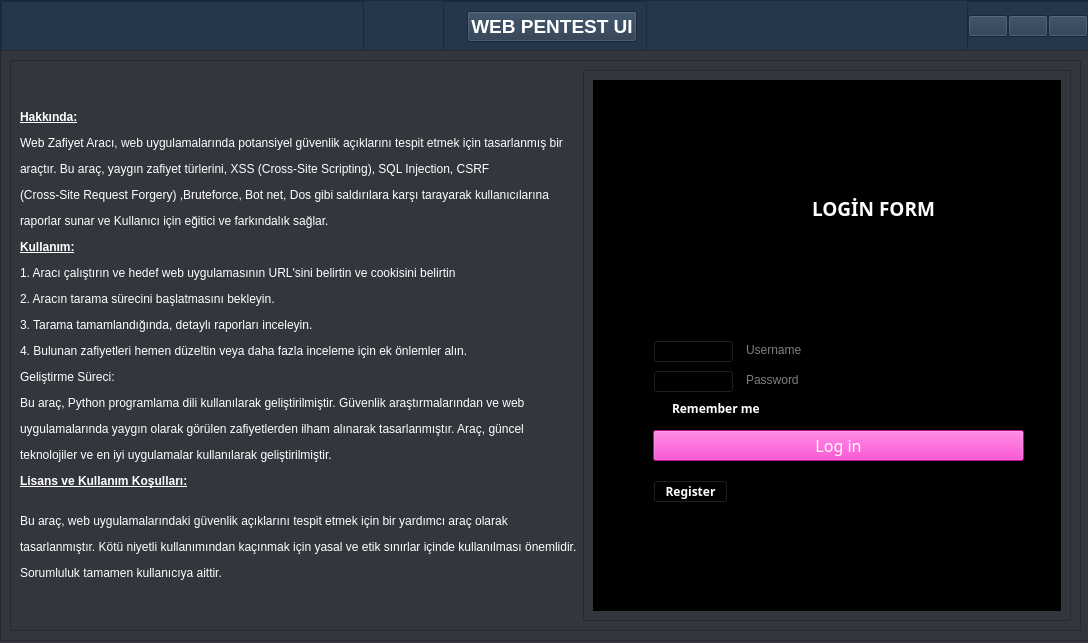
<?xml version="1.0" encoding="UTF-8"?>
<ui version="4.0">
 <class>Form</class>
 <widget class="QWidget" name="Form">
  <property name="geometry">
   <rect>
    <x>0</x>
    <y>0</y>
    <width>1088</width>
    <height>643</height>
   </rect>
  </property>
  <property name="contextMenuPolicy">
   <enum>Qt::NoContextMenu</enum>
  </property>
  <property name="windowTitle">
   <string>Form</string>
  </property>
  <property name="styleSheet">
   <string notr="true">color: rgb(255, 255, 255);
background-color: rgb(51, 54, 61);
</string>
  </property>
  <widget class="QFrame" name="header_frame">
   <property name="geometry">
    <rect>
     <x>0</x>
     <y>0</y>
     <width>1090</width>
     <height>53</height>
    </rect>
   </property>
   <property name="sizePolicy">
    <sizepolicy hsizetype="Fixed" vsizetype="Fixed">
     <horstretch>0</horstretch>
     <verstretch>0</verstretch>
    </sizepolicy>
   </property>
   <property name="styleSheet">
    <string notr="true">background-color: rgb(37, 55, 75);</string>
   </property>
   <property name="frameShape">
    <enum>QFrame::StyledPanel</enum>
   </property>
   <property name="frameShadow">
    <enum>QFrame::Raised</enum>
   </property>
   <layout class="QHBoxLayout" name="horizontalLayout">
    <property name="spacing">
     <number>0</number>
    </property>
    <property name="leftMargin">
     <number>0</number>
    </property>
    <property name="topMargin">
     <number>0</number>
    </property>
    <property name="rightMargin">
     <number>0</number>
    </property>
    <property name="bottomMargin">
     <number>0</number>
    </property>
    <item>
     <widget class="QFrame" name="header_menu_icon_frame">
      <property name="frameShape">
       <enum>QFrame::StyledPanel</enum>
      </property>
      <property name="frameShadow">
       <enum>QFrame::Raised</enum>
      </property>
      <layout class="QHBoxLayout" name="horizontalLayout_4">
       <property name="spacing">
        <number>0</number>
       </property>
       <property name="leftMargin">
        <number>0</number>
       </property>
       <property name="topMargin">
        <number>0</number>
       </property>
       <property name="rightMargin">
        <number>0</number>
       </property>
       <property name="bottomMargin">
        <number>0</number>
       </property>
      </layout>
     </widget>
    </item>
    <item alignment="Qt::AlignHCenter">
     <widget class="QFrame" name="header_head_frame">
      <property name="frameShape">
       <enum>QFrame::StyledPanel</enum>
      </property>
      <property name="frameShadow">
       <enum>QFrame::Raised</enum>
      </property>
      <layout class="QHBoxLayout" name="horizontalLayout_3">
       <item alignment="Qt::AlignRight">
        <widget class="QLabel" name="headIcon_label">
         <property name="font">
          <font>
           <pointsize>10</pointsize>
          </font>
         </property>
         <property name="text">
          <string/>
         </property>
         <property name="pixmap">
          <pixmap resource="feathers.qrc">:/feather/feather/codepen.svg</pixmap>
         </property>
        </widget>
       </item>
       <item>
        <widget class="QPushButton" name="head_pushButton">
         <property name="font">
          <font>
           <pointsize>14</pointsize>
           <weight>75</weight>
           <bold>true</bold>
          </font>
         </property>
         <property name="text">
          <string>WEB PENTEST UI</string>
         </property>
        </widget>
       </item>
      </layout>
     </widget>
    </item>
    <item alignment="Qt::AlignRight">
     <widget class="QFrame" name="header_window_frame">
      <property name="frameShape">
       <enum>QFrame::StyledPanel</enum>
      </property>
      <property name="frameShadow">
       <enum>QFrame::Raised</enum>
      </property>
      <layout class="QHBoxLayout" name="horizontalLayout_2">
       <property name="spacing">
        <number>0</number>
       </property>
       <property name="leftMargin">
        <number>0</number>
       </property>
       <property name="topMargin">
        <number>0</number>
       </property>
       <property name="rightMargin">
        <number>0</number>
       </property>
       <property name="bottomMargin">
        <number>0</number>
       </property>
       <item>
        <widget class="QPushButton" name="min_pushButton">
         <property name="text">
          <string/>
         </property>
         <property name="icon">
          <iconset resource="feathers.qrc">
           <normaloff>:/feather/feather/minimize.svg</normaloff>:/feather/feather/minimize.svg</iconset>
         </property>
        </widget>
       </item>
       <item>
        <widget class="QPushButton" name="max_pushButton">
         <property name="text">
          <string/>
         </property>
         <property name="icon">
          <iconset resource="feathers.qrc">
           <normaloff>:/feather/feather/maximize.svg</normaloff>:/feather/feather/maximize.svg</iconset>
         </property>
        </widget>
       </item>
       <item>
        <widget class="QPushButton" name="cancel_pushButton">
         <property name="text">
          <string/>
         </property>
         <property name="icon">
          <iconset resource="feathers.qrc">
           <normaloff>:/feather/feather/x.svg</normaloff>:/feather/feather/x.svg</iconset>
         </property>
        </widget>
       </item>
      </layout>
     </widget>
    </item>
   </layout>
  </widget>
  <widget class="QFrame" name="Center_frame">
   <property name="geometry">
    <rect>
     <x>0</x>
     <y>50</y>
     <width>1091</width>
     <height>591</height>
    </rect>
   </property>
   <property name="frameShape">
    <enum>QFrame::StyledPanel</enum>
   </property>
   <property name="frameShadow">
    <enum>QFrame::Raised</enum>
   </property>
   <layout class="QHBoxLayout" name="horizontalLayout_5">
    <item>
     <widget class="QFrame" name="Hakknda_Frame">
      <property name="frameShape">
       <enum>QFrame::StyledPanel</enum>
      </property>
      <property name="frameShadow">
       <enum>QFrame::Raised</enum>
      </property>
      <layout class="QHBoxLayout" name="horizontalLayout_6">
       <item>
        <widget class="QLabel" name="label">
         <property name="text">
          <string>&lt;html&gt;&lt;head/&gt;&lt;body&gt;&lt;p&gt;&lt;span style=&quot; font-weight:600; text-decoration: underline;&quot;&gt;Hakkında:&lt;/span&gt;&lt;/p&gt;&lt;p&gt;Web Zafiyet Aracı, web uygulamalarında potansiyel güvenlik açıklarını tespit etmek için tasarlanmış bir&lt;/p&gt;&lt;p&gt;araçtır. Bu araç, yaygın zafiyet türlerini, XSS (Cross-Site Scripting), SQL Injection, CSRF &lt;/p&gt;&lt;p&gt;(Cross-Site Request Forgery) ,Bruteforce, Bot net, Dos gibi saldırılara karşı tarayarak kullanıcılarına &lt;/p&gt;&lt;p&gt;raporlar sunar ve Kullanıcı için eğitici ve farkındalık sağlar.&lt;/p&gt;&lt;p&gt;&lt;span style=&quot; font-weight:600; text-decoration: underline;&quot;&gt;Kullanım:&lt;/span&gt;&lt;/p&gt;&lt;p&gt;1. Aracı çalıştırın ve hedef web uygulamasının URL'sini belirtin ve cookisini belirtin&lt;/p&gt;&lt;p&gt;2. Aracın tarama sürecini başlatmasını bekleyin.&lt;/p&gt;&lt;p&gt;3. Tarama tamamlandığında, detaylı raporları inceleyin.&lt;/p&gt;&lt;p&gt;4. Bulunan zafiyetleri hemen düzeltin veya daha fazla inceleme için ek önlemler alın.&lt;/p&gt;&lt;p&gt;Geliştirme Süreci:&lt;/p&gt;&lt;p&gt;Bu araç, Python programlama dili kullanılarak geliştirilmiştir. Güvenlik araştırmalarından ve web&lt;/p&gt;&lt;p&gt;uygulamalarında yaygın olarak görülen zafiyetlerden ilham alınarak tasarlanmıştır. Araç, güncel&lt;/p&gt;&lt;p&gt;teknolojiler ve en iyi uygulamalar kullanılarak geliştirilmiştir.&lt;/p&gt;&lt;p&gt;&lt;span style=&quot; font-weight:600; text-decoration: underline;&quot;&gt;Lisans ve Kullanım Koşulları:&lt;/span&gt;&lt;/p&gt;&lt;p&gt;&lt;br/&gt;Bu araç, web uygulamalarındaki güvenlik açıklarını tespit etmek için bir yardımcı araç olarak&lt;/p&gt;&lt;p&gt;tasarlanmıştır. Kötü niyetli kullanımından kaçınmak için yasal ve etik sınırlar içinde kullanılması önemlidir.&lt;/p&gt;&lt;p&gt;Sorumluluk tamamen kullanıcıya aittir.&lt;/p&gt;&lt;/body&gt;&lt;/html&gt;</string>
         </property>
         <property name="textFormat">
          <enum>Qt::RichText</enum>
         </property>
        </widget>
       </item>
       <item>
        <widget class="QFrame" name="frame">
         <property name="frameShape">
          <enum>QFrame::StyledPanel</enum>
         </property>
         <property name="frameShadow">
          <enum>QFrame::Raised</enum>
         </property>
         <layout class="QHBoxLayout" name="horizontalLayout_7">
          <item>
           <widget class="QStackedWidget" name="stackedWidget">
            <property name="styleSheet">
             <string notr="true">background-color: rgb(0, 0, 0);</string>
            </property>
            <property name="currentIndex">
             <number>0</number>
            </property>
            <widget class="QWidget" name="login_page">
             <widget class="QFrame" name="frame_2">
              <property name="geometry">
               <rect>
                <x>10</x>
                <y>10</y>
                <width>541</width>
                <height>238</height>
               </rect>
              </property>
              <property name="styleSheet">
               <string notr="true">background-color: rgb(0, 0, 0);
border-radius: 30%;</string>
              </property>
              <property name="frameShape">
               <enum>QFrame::StyledPanel</enum>
              </property>
              <property name="frameShadow">
               <enum>QFrame::Raised</enum>
              </property>
              <layout class="QHBoxLayout" name="horizontalLayout_8">
               <item>
                <widget class="QPushButton" name="pushButton">
                 <property name="font">
                  <font>
                   <family>Arial Black</family>
                   <pointsize>14</pointsize>
                   <weight>75</weight>
                   <bold>true</bold>
                  </font>
                 </property>
                 <property name="styleSheet">
                  <string notr="true">color:&quot;white&quot;;
</string>
                 </property>
                 <property name="text">
                  <string>LOGİN FORM</string>
                 </property>
                 <property name="icon">
                  <iconset resource="feathers.qrc">
                   <normaloff>:/feather/feather/unlock.svg</normaloff>:/feather/feather/unlock.svg</iconset>
                 </property>
                 <property name="iconSize">
                  <size>
                   <width>40</width>
                   <height>40</height>
                  </size>
                 </property>
                </widget>
               </item>
              </layout>
             </widget>
             <widget class="QPushButton" name="pushButton_2">
              <property name="geometry">
               <rect>
                <x>60</x>
                <y>260</y>
                <width>81</width>
                <height>23</height>
               </rect>
              </property>
              <property name="styleSheet">
               <string notr="true">
</string>
              </property>
              <property name="text">
               <string/>
              </property>
              <property name="icon">
               <iconset resource="feathers.qrc">
                <normaloff>:/feather/feather/user-check.svg</normaloff>:/feather/feather/user-check.svg</iconset>
              </property>
             </widget>
             <widget class="QLineEdit" name="txt_user">
              <property name="geometry">
               <rect>
                <x>150</x>
                <y>260</y>
                <width>261</width>
                <height>20</height>
               </rect>
              </property>
              <property name="placeholderText">
               <string>Username</string>
              </property>
             </widget>
             <widget class="QPushButton" name="pushButton_3">
              <property name="geometry">
               <rect>
                <x>60</x>
                <y>290</y>
                <width>81</width>
                <height>23</height>
               </rect>
              </property>
              <property name="text">
               <string/>
              </property>
              <property name="icon">
               <iconset resource="feathers.qrc">
                <normaloff>:/feather/feather/key.svg</normaloff>:/feather/feather/key.svg</iconset>
              </property>
             </widget>
             <widget class="QLineEdit" name="txt_passwd">
              <property name="geometry">
               <rect>
                <x>150</x>
                <y>290</y>
                <width>261</width>
                <height>20</height>
               </rect>
              </property>
              <property name="echoMode">
               <enum>QLineEdit::Password</enum>
              </property>
              <property name="placeholderText">
               <string notr="true">Password</string>
              </property>
             </widget>
             <widget class="QCheckBox" name="checkBox">
              <property name="geometry">
               <rect>
                <x>60</x>
                <y>320</y>
                <width>111</width>
                <height>17</height>
               </rect>
              </property>
              <property name="font">
               <font>
                <family>Arial Black</family>
                <weight>75</weight>
                <bold>true</bold>
               </font>
              </property>
              <property name="styleSheet">
               <string notr="true">color:rgb(255, 255, 255)</string>
              </property>
              <property name="text">
               <string>Remember me</string>
              </property>
             </widget>
             <widget class="QPushButton" name="btn_login">
              <property name="geometry">
               <rect>
                <x>60</x>
                <y>350</y>
                <width>371</width>
                <height>31</height>
               </rect>
              </property>
              <property name="font">
               <font>
                <family>Arial Black</family>
                <pointsize>12</pointsize>
                <weight>10</weight>
                <italic>false</italic>
                <bold>false</bold>
               </font>
              </property>
              <property name="styleSheet">
               <string notr="true">background-color: rgb(255, 16, 199);
font: 87 12pt &quot;Arial Black&quot;;</string>
              </property>
              <property name="text">
               <string>Log in</string>
              </property>
             </widget>
             <widget class="QPushButton" name="btn_register">
              <property name="geometry">
               <rect>
                <x>60</x>
                <y>400</y>
                <width>75</width>
                <height>23</height>
               </rect>
              </property>
              <property name="font">
               <font>
                <family>Arial Black</family>
                <weight>75</weight>
                <bold>true</bold>
               </font>
              </property>
              <property name="styleSheet">
               <string notr="true">
color: rgb(255, 255, 255);</string>
              </property>
              <property name="text">
               <string>Register</string>
              </property>
             </widget>
            </widget>
            <widget class="QWidget" name="register_page">
             <widget class="QLabel" name="label_2">
              <property name="geometry">
               <rect>
                <x>180</x>
                <y>20</y>
                <width>166</width>
                <height>16</height>
               </rect>
              </property>
              <property name="text">
               <string>&lt;html&gt;&lt;head/&gt;&lt;body&gt;&lt;p&gt;&lt;span style=&quot; font-size:10pt; font-weight:600;&quot;&gt;Get Started Register Free Account&lt;/span&gt;&lt;/p&gt;&lt;/body&gt;&lt;/html&gt;</string>
              </property>
             </widget>
             <widget class="QPushButton" name="pushButton_4">
              <property name="geometry">
               <rect>
                <x>30</x>
                <y>90</y>
                <width>111</width>
                <height>23</height>
               </rect>
              </property>
              <property name="text">
               <string>UserName</string>
              </property>
              <property name="icon">
               <iconset resource="feathers.qrc">
                <normaloff>:/feather/feather/user-plus.svg</normaloff>:/feather/feather/user-plus.svg</iconset>
              </property>
             </widget>
             <widget class="QLineEdit" name="lineEdit">
              <property name="geometry">
               <rect>
                <x>220</x>
                <y>80</y>
                <width>201</width>
                <height>31</height>
               </rect>
              </property>
              <property name="text">
               <string/>
              </property>
              <property name="placeholderText">
               <string>User Name Type Here</string>
              </property>
             </widget>
             <widget class="QPushButton" name="pushButton_5">
              <property name="geometry">
               <rect>
                <x>30</x>
                <y>150</y>
                <width>111</width>
                <height>23</height>
               </rect>
              </property>
              <property name="text">
               <string>Password</string>
              </property>
              <property name="icon">
               <iconset resource="feathers.qrc">
                <normaloff>:/feather/feather/key.svg</normaloff>:/feather/feather/key.svg</iconset>
              </property>
             </widget>
             <widget class="QPushButton" name="pushButton_6">
              <property name="geometry">
               <rect>
                <x>30</x>
                <y>210</y>
                <width>151</width>
                <height>23</height>
               </rect>
              </property>
              <property name="text">
               <string>Password Confirm</string>
              </property>
              <property name="icon">
               <iconset resource="feathers.qrc">
                <normaloff>:/feather/feather/key.svg</normaloff>:/feather/feather/key.svg</iconset>
              </property>
             </widget>
             <widget class="QLineEdit" name="lineEdit_2">
              <property name="geometry">
               <rect>
                <x>220</x>
                <y>140</y>
                <width>201</width>
                <height>31</height>
               </rect>
              </property>
              <property name="echoMode">
               <enum>QLineEdit::Password</enum>
              </property>
              <property name="placeholderText">
               <string>Password</string>
              </property>
             </widget>
             <widget class="QLineEdit" name="lineEdit_3">
              <property name="geometry">
               <rect>
                <x>220</x>
                <y>210</y>
                <width>201</width>
                <height>31</height>
               </rect>
              </property>
              <property name="echoMode">
               <enum>QLineEdit::Password</enum>
              </property>
              <property name="placeholderText">
               <string>Confirm Password</string>
              </property>
             </widget>
             <widget class="QPushButton" name="pushButton_7">
              <property name="geometry">
               <rect>
                <x>210</x>
                <y>270</y>
                <width>201</width>
                <height>23</height>
               </rect>
              </property>
              <property name="styleSheet">
               <string notr="true">color:rgb(255, 0, 0);background-color: rgb(0, 0, 0);</string>
              </property>
              <property name="text">
               <string>Create Account</string>
              </property>
             </widget>
             <widget class="QPushButton" name="pushButton_8">
              <property name="geometry">
               <rect>
                <x>0</x>
                <y>460</y>
                <width>531</width>
                <height>21</height>
               </rect>
              </property>
              <property name="text">
               <string>Do you already have an account?</string>
              </property>
             </widget>
            </widget>
           </widget>
          </item>
         </layout>
        </widget>
       </item>
      </layout>
     </widget>
    </item>
   </layout>
  </widget>
 </widget>
 <resources>
  <include location="feathers.qrc"/>
 </resources>
 <connections/>
</ui>
